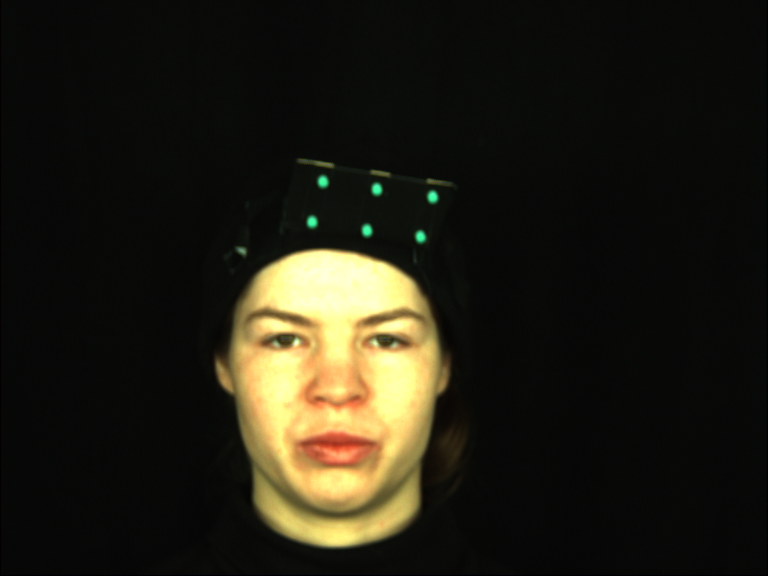
#> input picture testperform/images/kabf_agree_005.png, 768 x 576 px, found by its file name; its folder holds 4 pictures in this run
$ python redgray.py
#> lines starting #> are read from the running program, lines starting #| are printed output that depends on the picture
import os
import cv2

# 彩色变灰色
def RgbToGray(Rfile,Wfile):
    '''
    :param Rfile: 要处理的图像文件夹名
    :param Wfile: 处理后要写入的文件夹名
    '''
    for filename in os.listdir(Rfile):  #遍历文件夹中所有图像
        print(filename)
        file_read = os.path.join(Rfile, filename) #依次读取图像的路径
        img = cv2.imread(file_read) #读取图像
#> img is the input picture: shape (576, 768, 3); mean B, G, R 19.8, 31.1, 33
        gray_img = cv2.cvtColor(img, cv2.COLOR_BGR2GRAY) #将图像灰度化
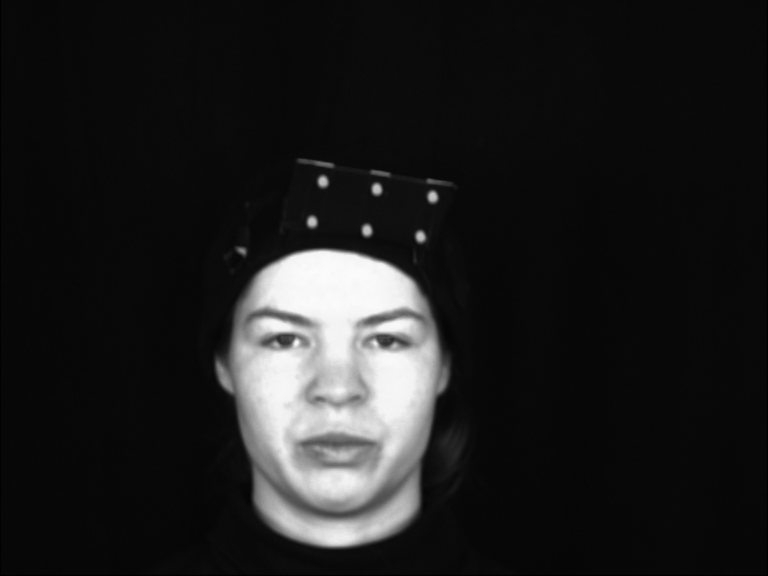
#> gray_img: shape (576, 768); min 0, max 252, mean 30.3
        file_write = os.path.join(Wfile, filename) #要写入的文件路径
        cv2.imwrite(file_write,gray_img) #处理后的图像写入相应文件夹
#> pass 2 of the loop in RgbToGray, `for filename in os.listdir(Rfile):`:
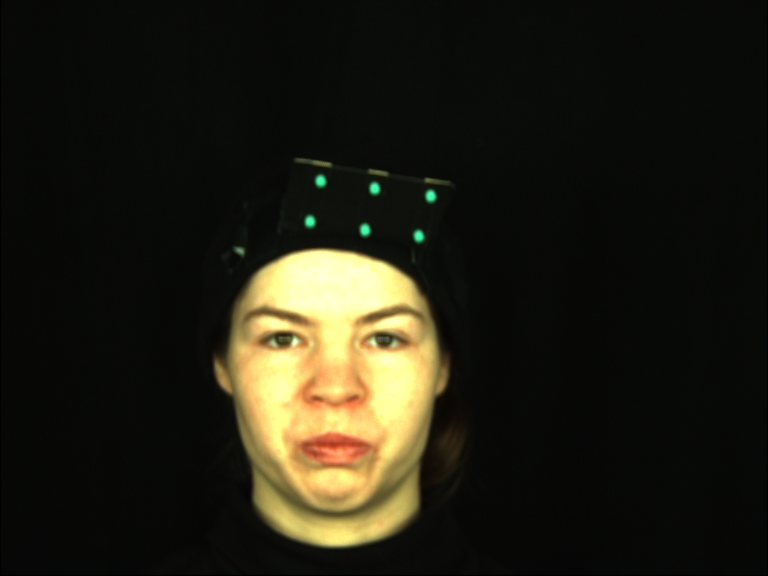
#> input picture testperform/images/kabf_agree_012.png, 768 x 576 px, found by its file name
#> in RgbToGray, img is the input picture: shape (576, 768, 3); mean B, G, R 19.9, 31.1, 33
#> in RgbToGray, `gray_img = cv2.cvtColor(img, cv2.COLOR_BGR2GRAY)`:
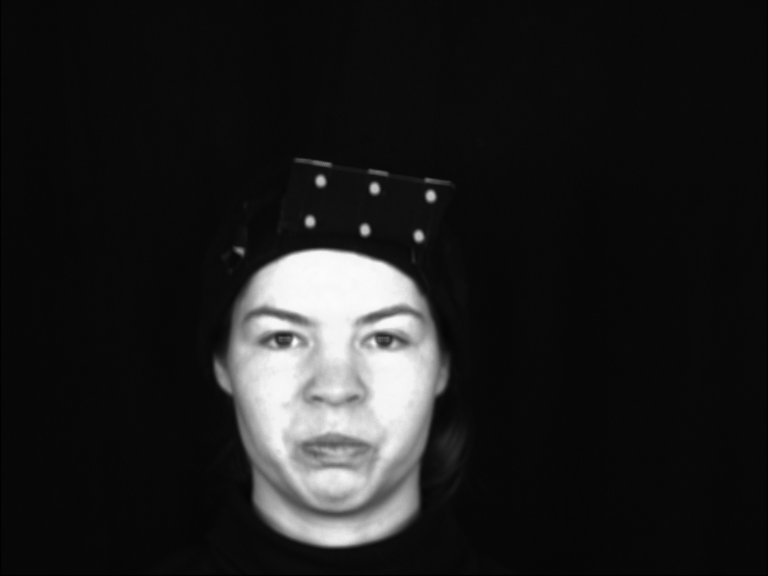
#> gray_img: shape (576, 768); min 0, max 251, mean 30.3
#> pass 3 of the loop in RgbToGray, `for filename in os.listdir(Rfile):`:
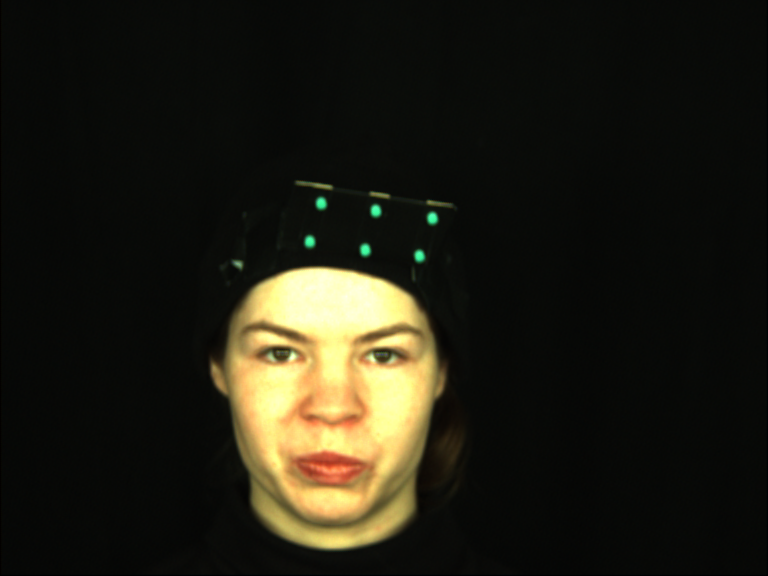
#> input picture testperform/images/kabf_agree_021.png, 768 x 576 px, found by its file name
#> in RgbToGray, img is the input picture: shape (576, 768, 3); mean B, G, R 19.4, 30, 31.7
#> in RgbToGray, `gray_img = cv2.cvtColor(img, cv2.COLOR_BGR2GRAY)`:
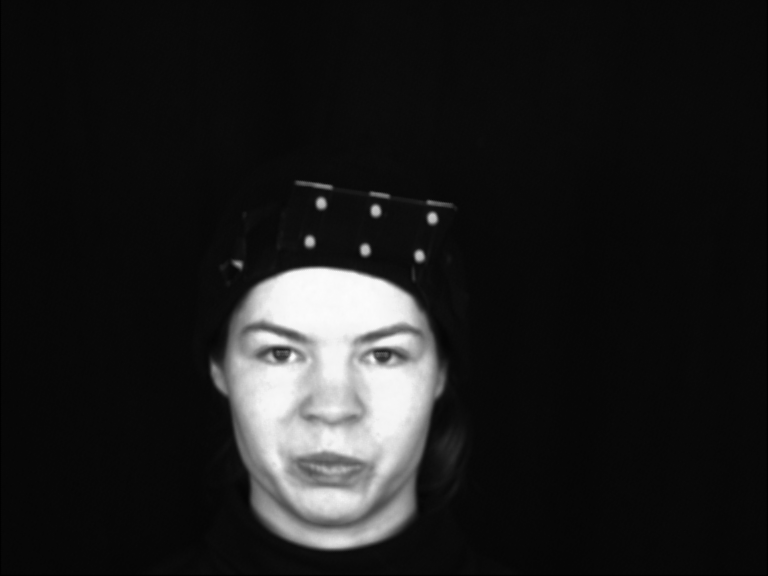
#> gray_img: shape (576, 768); min 0, max 253, mean 29.2
#> the loop made 4 passes; the first 3 are shown

# 需要变化的地方就是存入图片的地址和入变化后的图片地址。
RgbToGray('/Users/lindafang/PycharmProjects/scraydemo/images','/Users/lindafang/PycharmProjects/scraydemo/gray_images')
